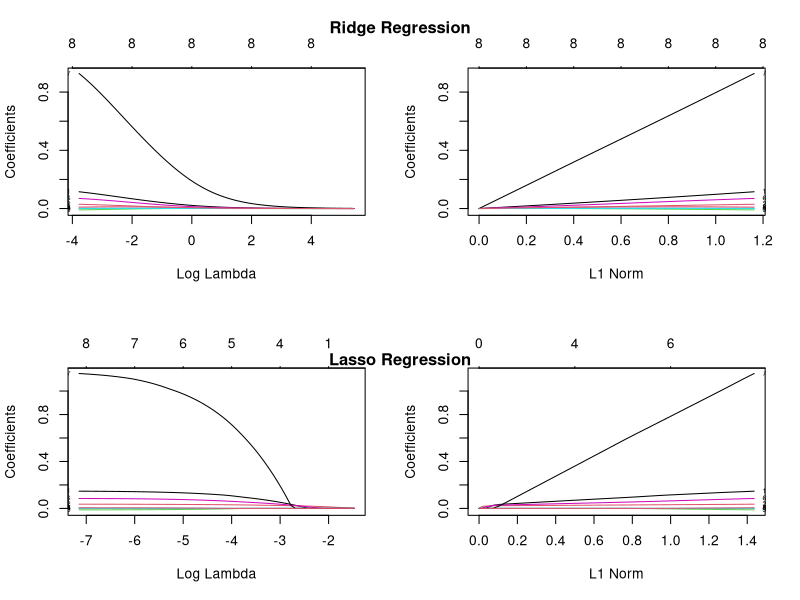
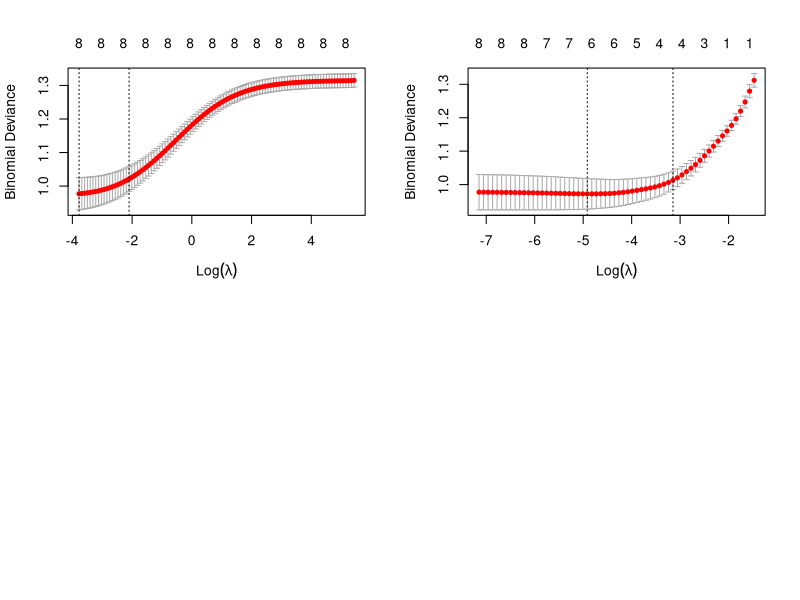
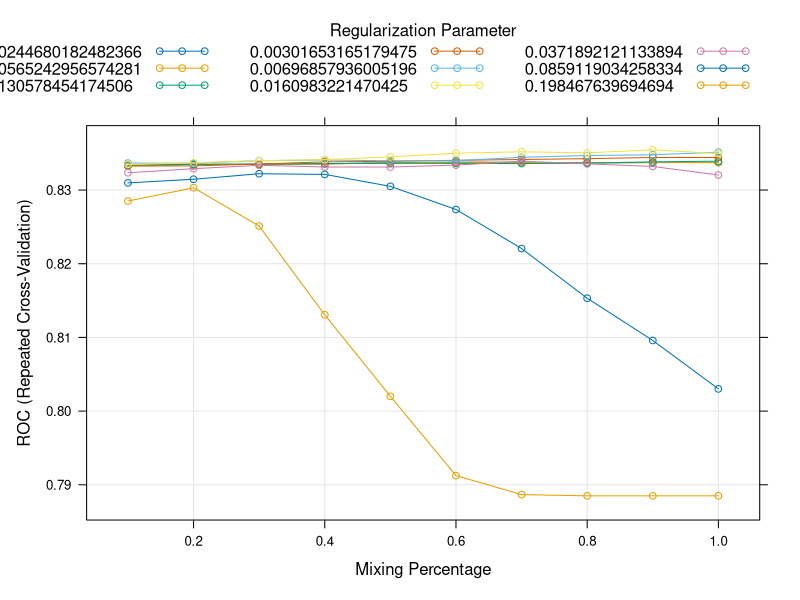
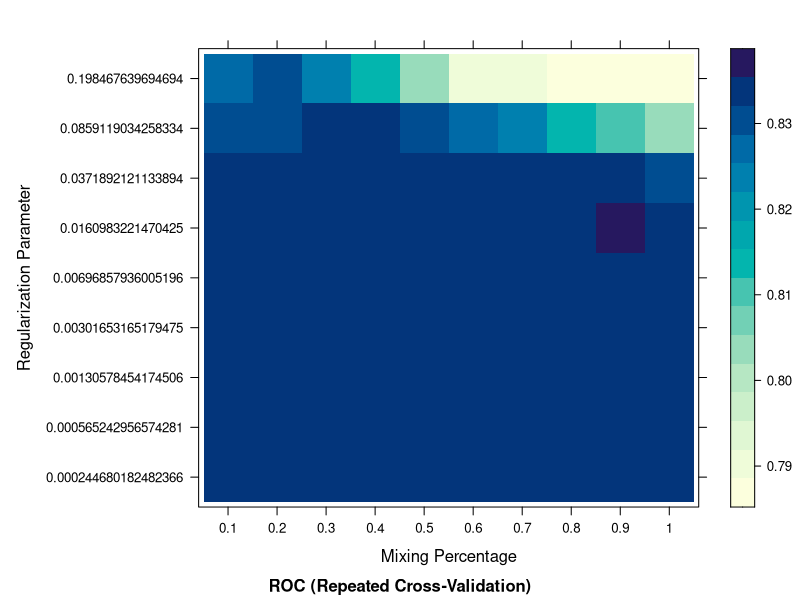
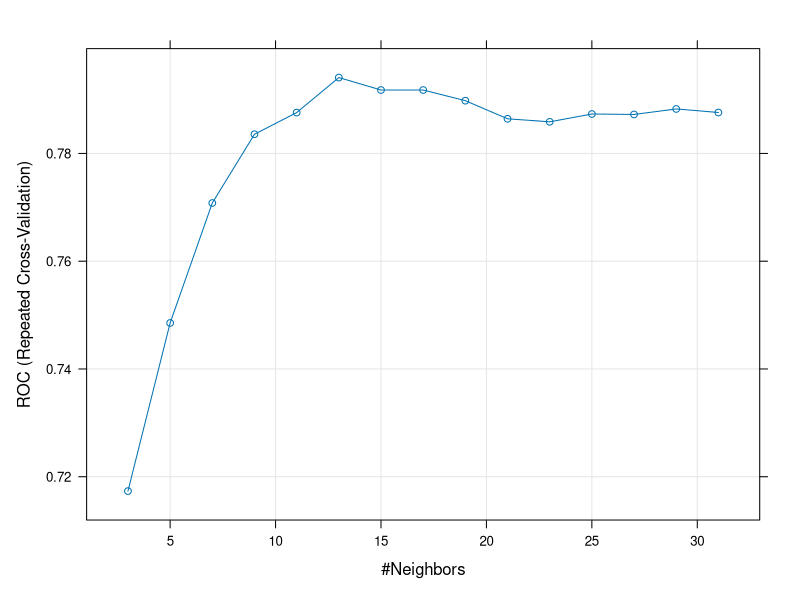
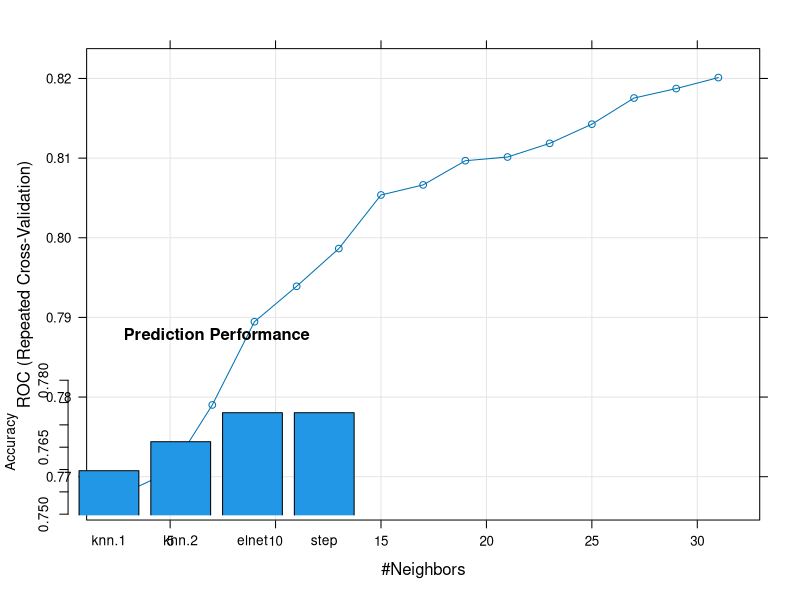

The R script that drew these images, in order:
## ---- chunk 1
options(digits = 5, width = 100)
## ---- chunk 2
# Set random seed
set.seed(999)

# Packages
library(MASS) # for stepAIC
library(glmnet) # for glmnet, glmnet.cv
library(caret) # for train, trainControl

# Data
data(PimaIndiansDiabetes, package = "mlbench")
## ---- chunk 3
dim(PimaIndiansDiabetes)
head(PimaIndiansDiabetes)
proportions(table(PimaIndiansDiabetes$diabetes))
## ---- chunk 4
str(PimaIndiansDiabetes)
## ---- chunk 5
nr <- nrow(PimaIndiansDiabetes)
train.id <- sample(nr, nr * 0.8)

training <- PimaIndiansDiabetes[train.id, ]
testing <- PimaIndiansDiabetes[-train.id, ]
## ---- chunk 6
dim(training)
dim(testing)
## ---- chunk 7
glm.full <- glm(diabetes ~ ., family = binomial, data = training)
## ---- chunk 8
glm.step <- stepAIC(glm.full, scope = list(lower = ~ 1), direction = "both", trace = 0)
## ---- chunk 9
glm.step$anova
## ---- chunk 10
summary(glm.step)
## ---- chunk 11
predict(glm.step, newdata = head(testing), type = "link")
predict(glm.step, newdata = head(testing), type = "response")
predict(glm.step, newdata = head(testing), type = "response", se.fit = TRUE)
## ---- chunk 12
x <- model.matrix(diabetes ~ ., data = training)[, -1]
y <- training$diabetes
## ---- chunk 13
ridge <- glmnet(x = x, y = y, family = "binomial", alpha = 0) # Ridge
lasso <- glmnet(x = x, y = y, family = "binomial", alpha = 1) # Lasso
## ---- chunk 14
#| fig-width: 10
#| fig-height: 7
#| code-fold: true
#| code-summary: "codes for plot"

par(mfrow = c(2, 2))
plot(ridge, xvar = "lambda", label = TRUE)
plot(ridge, xvar = "norm", label = TRUE)
plot(lasso, xvar = "lambda", label = TRUE)
plot(lasso, xvar = "norm", label = TRUE)
title("Ridge Regression", line = -2, outer = TRUE)
title("Lasso Regression", line = -22, outer = TRUE)
## ---- chunk 15
op <- options(digits = 1)
## ---- chunk 16
coef(ridge, s = exp(seq(-4, 4, 2)))
## ---- chunk 17
coef(lasso, s = exp(seq(-6, -2, 1)))
## ---- chunk 18
options(op)
## ---- chunk 19
ridge.cv <- cv.glmnet(x = x, y = y, family = "binomial", alpha = 0,
                      type.measure = "deviance",
                      nfolds = 10)
ridge.cv
plot(ridge.cv)
coef(ridge.cv, s = "lambda.min")
## ---- chunk 20
lasso.cv <- cv.glmnet(x = x, y = y, family = "binomial", alpha = 1,
                      type.measure = "deviance",
                      nfolds = 10)
lasso.cv
plot(lasso.cv)
coef(lasso.cv, s = "lambda.min")
## ---- chunk 21
cv10 <- trainControl(method = "repeatedcv", number = 10, repeats = 5,
                     # Evaluate performance using sensitivity, specificity, AUC
                     summaryFunction = twoClassSummary, classProbs = TRUE)
## ---- chunk 22
elnet.tune <- train(
  diabetes ~ .,
  data = training,
  method = "glmnet",
  trControl = cv10,
  tuneLength = 10,
  # Specify which metric to optimize
  metric = "ROC"
)

elnet.tune
## ---- chunk 23
#| fig-height: 7

plot(elnet.tune)
## ---- chunk 24
#| fig-height: 7

plot(elnet.tune, plotType = "level")
## ---- chunk 25
(elnet.optim <- elnet.tune$bestTune)
elnet <- glmnet(x = x, y = y, family = "binomial",
                alpha = elnet.optim$alpha,
                lambda = elnet.optim$lambda)
coef(elnet)
## ---- chunk 26
knn.tune.1 <- train(
  diabetes ~ .,
  data = training,
  method = "knn",
  trControl = cv10,
  tuneGrid = data.frame(k = seq(3, 31, 2)),
  metric = "ROC"
)

knn.tune.2 <- train(
  diabetes ~ .,
  data = training,
  method = "knn",
  preProcess = c("center", "scale"),
  trControl = cv10,
  tuneGrid = data.frame(k = seq(3, 31, 2)),
  metric = "ROC"
)
## ---- chunk 27
#| fig-height: 7

knn.tune.1$bestTune
plot(knn.tune.1)
## ---- chunk 28
#| fig-height: 7

knn.tune.2$bestTune
plot(knn.tune.2)
## ---- chunk 29
# ?predict.glm
# type = c("link", "response", "terms")
glm.prob <- predict(glm.step, testing, type = "response")
pred.step <- ifelse(glm.prob >= 0.5, "pos", "neg")
## ---- chunk 30
# ?predict.glmnet
# type = c("link", "response", "coefficients", "nonzero", "class")
z <- model.matrix(diabetes ~ ., data = testing)[, -1]
pred.elnet <- predict(elnet, newx = z, type = "class")
## ---- chunk 31
# ?predict.train
# type = c("raw", "prob")
pred.knn.1 <- predict(knn.tune.1, testing)
pred.knn.2 <- predict(knn.tune.2, testing)
## ---- chunk 32
acc <- sapply(mget(ls(pattern = "^pred")), \(x) mean(x == testing$diabetes))
## ---- chunk 33
names(acc) <- sub("pred.", "", names(acc))
## ---- chunk 34
sort(acc)
## ---- chunk 35
#| fig-width: 7
#| fig-height: 5

barplot(sort(acc), ylim = range(acc) + c(-0.01, 0.01), xpd = FALSE, col = 4,
        ylab = "Accuracy", main = "Prediction Performance")
